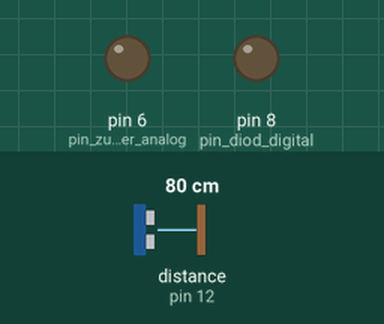
Bench run of a sketch on a simulated Arduino Uno, built with avr-gcc and run on an emulated ATmega328P. Parts: output pins drawn as LEDs (lit = HIGH). Wiring (inferred from the names in the program): ultrasonic range finder: trigger pin 11; echo pin 12. Dashed ring = blinking. Inputs (shaded band) come from the test bench; at power-on: distance to the obstacle (sensor on pin 12) 80 cm. The echo pulse lasts 58.3 µs per cm; pins used as bus, display or sensor lines are not drawn.

Above: at 1.2 s.
1.3 s: distance to the obstacle (sensor on pin 12) set to 2 cm
At 1.51 s:
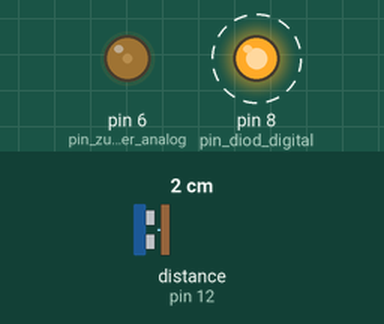
4.3 s: distance to the obstacle (sensor on pin 12) set to 60 cm
At 4.7 s:
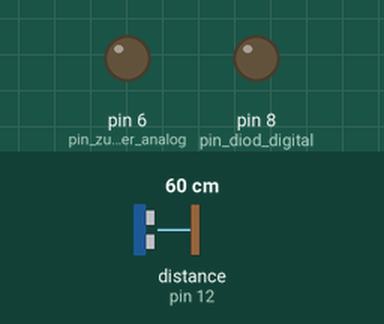
5.8 s: distance to the obstacle (sensor on pin 12) set to 4 cm
At 6.17 s:
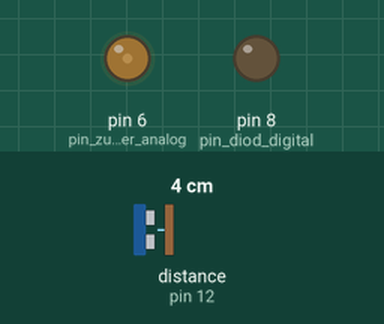
8.8 s: distance to the obstacle (sensor on pin 12) set to 120 cm
At 9.5 s:
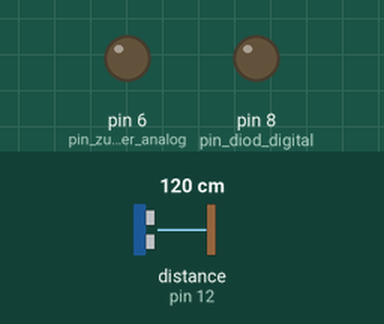
Timing chart, 0 to 11.5 s (numbered marks = the images above; inputs shaded):
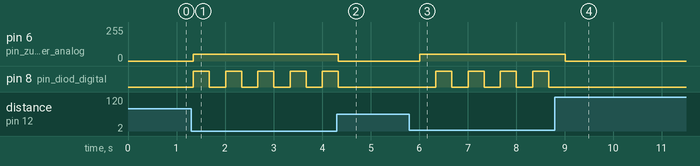

Measured:
- after the input at 1.3 s, pin 6 (pin_zummer_analog): 0/255 → 50/255 after 0.05 s; pin 8 (pin_diod_digital): alternates HIGH for 0.33 s and LOW for 0.33 s, starting after 0.05 s
- after the input at 4.3 s, pin 6 (pin_zummer_analog): 50/255 → 0/255 at once; pin 8 (pin_diod_digital): goes on until 4.3 s, then stays LOW
- after the input at 5.8 s, pin 6 (pin_zummer_analog): 0/255 → 50/255 after 0.21 s; pin 8 (pin_diod_digital): alternates HIGH for 0.33 s and LOW for 0.33 s, starting after 0.54 s
- after the input at 8.8 s, pin 6 (pin_zummer_analog): 50/255 → 0/255 after 0.21 s; pin 8 (pin_diod_digital): stops changing and stays LOW

The sketch:

radar.ino
```cpp
#include "function.h"
void setup() {
 Serial.begin (9600);
 pinMode(pin_diod_digital, OUTPUT);
 pinMode(pin_radar_trig, OUTPUT);
 pinMode(pin_radar_echo, INPUT);
}

void loop() {
 motor_on();
}
```

function.h
```cpp
int pin_radar_echo = 12;
int pin_radar_trig = 11;
int pin_motor_in1 = 2;
int pin_motor_in2 = 3;
int pin_motor_in3 = 4;
int pin_motor_in4 = 5;
int pin_diod_digital = 8;
int pin_zummer_analog = 6;
int flag_for_motor = 0;
int dl = 5;
int ledState = LOW;
unsigned long previousMillis = 0;
const long interval = 100;
void diod_blink_on() {
 unsigned long currentMillis = millis();
 if (currentMillis - previousMillis >= interval) {
 previousMillis = currentMillis;
 if (ledState == LOW) {
 ledState = HIGH;
 } else {
 ledState = LOW;
 }
 digitalWrite(pin_diod_digital, ledState);
 }
}
void diod_blink_off() {
 digitalWrite(pin_diod_digital, LOW);
}
void zummer_on() {
 analogWrite(pin_zummer_analog, 50);
}
void zummer_off() {
 analogWrite(pin_zummer_analog, 0);
}
void right() {
 digitalWrite(pin_motor_in1, HIGH);
 digitalWrite(pin_motor_in2, LOW);
 digitalWrite(pin_motor_in3, LOW);
 digitalWrite(pin_motor_in4, HIGH);
 delay(dl);

 digitalWrite(pin_motor_in1, LOW);
 digitalWrite(pin_motor_in2, LOW);
 digitalWrite(pin_motor_in3, HIGH);
 digitalWrite(pin_motor_in4, HIGH);
 delay(dl);

 digitalWrite(pin_motor_in1, LOW);
 digitalWrite(pin_motor_in2, HIGH);
 digitalWrite(pin_motor_in3, HIGH);
 digitalWrite(pin_motor_in4, LOW);
 delay(dl);

 digitalWrite(pin_motor_in1, HIGH);
 digitalWrite(pin_motor_in2, HIGH);
 digitalWrite(pin_motor_in3, LOW);
 digitalWrite(pin_motor_in4, LOW);
 delay(dl);
}
void left() {
 digitalWrite(pin_motor_in1, HIGH);
 digitalWrite(pin_motor_in2, HIGH);
 digitalWrite(pin_motor_in3, LOW);
 digitalWrite(pin_motor_in4, LOW);
 delay(dl);

 digitalWrite(pin_motor_in1, LOW);
 digitalWrite(pin_motor_in2, HIGH);
 digitalWrite(pin_motor_in3, HIGH);
 digitalWrite(pin_motor_in4, LOW);
 delay(dl);

 digitalWrite(pin_motor_in1, LOW);
 digitalWrite(pin_motor_in2, LOW);
 digitalWrite(pin_motor_in3, HIGH);
 digitalWrite(pin_motor_in4, HIGH);
 delay(dl);

 digitalWrite(pin_motor_in1, HIGH);
 digitalWrite(pin_motor_in2, LOW);
 digitalWrite(pin_motor_in3, LOW);
 digitalWrite(pin_motor_in4, HIGH);
 delay(dl);
}
void radar() {
 int duration, cm;
 digitalWrite(pin_radar_trig, LOW);
 delayMicroseconds(2);
 digitalWrite(pin_radar_trig, HIGH);
 delayMicroseconds(10);
 digitalWrite(pin_radar_trig, LOW);
 duration = pulseIn(pin_radar_echo, HIGH);
 cm = duration / 58;
 if(cm < 50) {
 zummer_on();
 diod_blink_on();
 }
 else {
 zummer_off();
 diod_blink_off();
 }
 delay(10);
}
void motor_on() {
 if(flag_for_motor==0){
 for(int i =0; i <256; i++) {
 if(i % 16 == 0) radar();
 left();
 }
 flag_for_motor=1;
 }
 else {
 for(int i =0; i <256; i++) {
 if(i % 16 == 0) radar();
 right();
 }
 flag_for_motor=0;
 }
}
void motor_off() {
 digitalWrite(pin_motor_in1, LOW);
 digitalWrite(pin_motor_in2, LOW);
 digitalWrite(pin_motor_in3, LOW);
 digitalWrite(pin_motor_in4, LOW);
}
```
